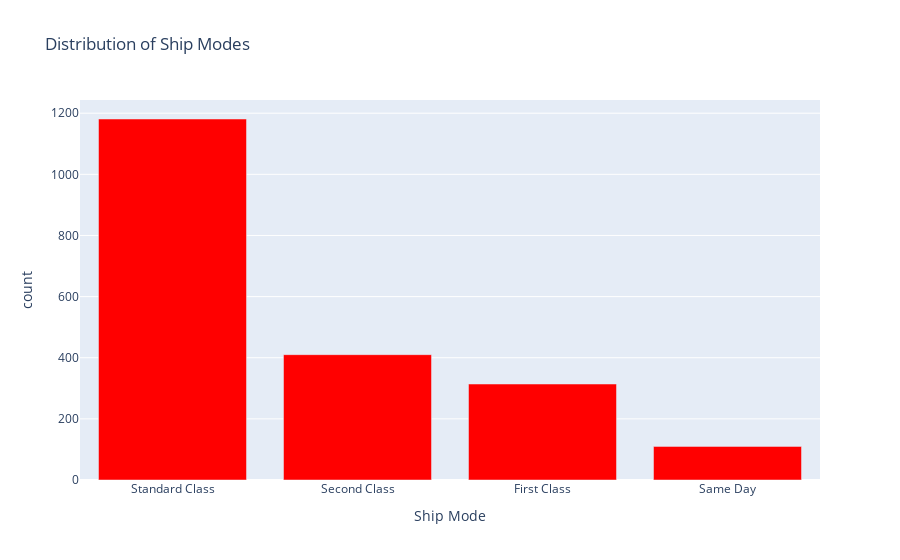

This figure's notebook cell:
### Markdown cell above
Way2

### Code cell
df2 = pd.DataFrame(df['Ship Mode'].value_counts().sort_values(ascending=False).reset_index())

fig = px.bar(df2, 
             x='Ship Mode', 
             y= 'count',
             title='Distribution of Ship Modes',
             color_discrete_sequence=colors
             )
fig.show()

### Figure 1 — Plotly figure (JSON) as saved in the notebook; plotly's stock layout.template omitted (floating-point values rounded to 4 significant figures)
{"data": [{"hovertemplate": "Ship Mode=%{x}<br>count=%{y}<extra></extra>", "legendgroup": "", "marker": {"color": "red", "pattern": {"shape": ""}}, "name": "", "orientation": "v", "showlegend": false, "textposition": "auto", "type": "bar", "x": ["Standard Class", "Second Class", "First Class", "Same Day"], "xaxis": "x", "y": [1181, 410, 314, 110], "yaxis": "y"}], "layout": {"barmode": "relative", "legend": {"tracegroupgap": 0}, "title": {"text": "Distribution of Ship Modes"}, "xaxis": {"anchor": "y", "domain": [0, 1], "title": {"text": "Ship Mode"}}, "yaxis": {"anchor": "x", "domain": [0, 1], "title": {"text": "count"}}}}
